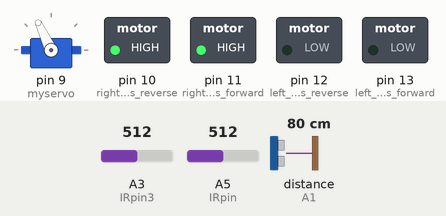
The sketch below on a simulated Arduino Uno, built with avr-gcc and run on an emulated ATmega328P. Parts: servo, switched loads named in the sketch (green lamp = pin HIGH). Dashed ring = blinking. The test bench sets the inputs (shaded band); at power-on: A3 (IRpin3) = 512, distance to the obstacle (sensor on A1) 80 cm, A5 (IRpin) = 512. The echo pulse lasts 58.3 µs per cm; what the sketch prints to the serial monitor is not drawn.

Above: at 3.9 s.
4.0 s: A3 (IRpin3) set to 546
At 5.0 s:
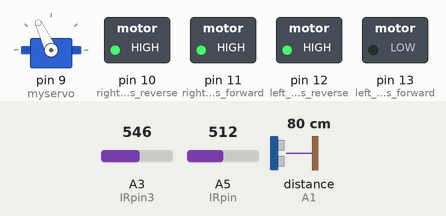
7.0 s: distance to the obstacle (sensor on A1) set to 47 cm
At 7.4 s:
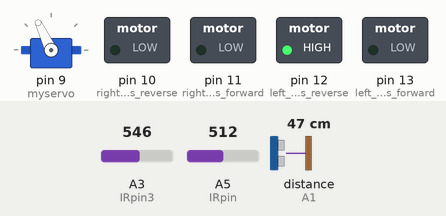
10.0 s: distance to the obstacle (sensor on A1) set to 41 cm
At 12.0 s:
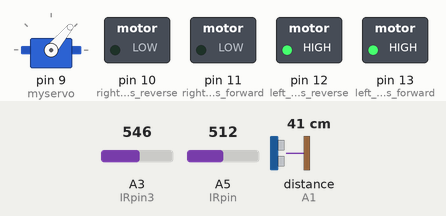
At 12.8 s:
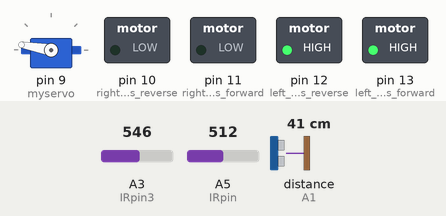
13.0 s: A5 (IRpin) set to 716
16.0 s: A5 (IRpin) set to 511
19.0 s: A5 (IRpin) set to 900
Timing chart, 0 to 23.0 s (numbered marks = the images above; inputs shaded):
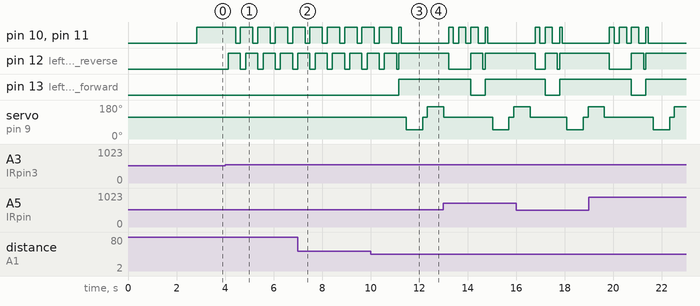

Measured:
- the behaviour switches between 530 and 531 on A3 (IRpin3) (found by bisection; images 0 and 1)
- the behaviour switches between 45 and 44 cm on distance to the obstacle (sensor on A1) (found by bisection; images 2 and 3)
- after the input at 4.0 s, pin 10 (right_motors_reverse), pin 11 (right_motors_forward): alternates HIGH for 0.52 s and LOW for 0.20 s, starting after 0.44 s; pin 12 (left_motors_reverse): alternates HIGH for 0.50 s and LOW for 0.22 s, starting after 0.14 s
- after the input at 10.0 s, pin 13 (left_motors_forward): LOW → HIGH after 1.2 s; servo on pin 9 (myservo): 115° → 50° after 1.5 s, → 115° 0.67 s later, → 170° 0.20 s later

The sketch:

4_weels_avoidance.ino
```cpp
  //ARDUINO OBSTACLE AVOIDING CAR//
// Before uploading the code you have to install the necessary library//
//AFMotor Library https://learn.adafruit.com/adafruit-motor-shield/library-install //
//NewPing Library https://github.com/livetronic/Arduino-NewPing//
//Servo Library https://github.com/arduino-libraries/Servo.git //
// To Install the libraries go to sketch >> Include Library >> Add .ZIP File >> Select the Downloaded ZIP files From the Above links //


#include <AFMotor.h>
#include <NewPing.h>
#include <Servo.h>


#define TRIG_PIN A0
#define ECHO_PIN A1
#define MAX_DISTANCE 200 // Sonar
#define MAX_SPEED 190 // sets speed of DC  motors
//#define MAX_SPEED_OFFSET 20

NewPing sonar(TRIG_PIN, ECHO_PIN, MAX_DISTANCE);// sonar


Servo myservo;

boolean goesForward=false;
int distance = 100;
int speedSet = 0;
///....................IR Section..........................
int IRpin  =  5;    //sets the IR sensor @pin 5
//defines the values
float IRvalue;
float IRdistance;

 int IRpin3  =  3;    //sets the IR sensor @pin 3
//defines the values
float IRvalue3;
float IRdistance3;

//.......................................................


void setup() {

 pinMode(13,OUTPUT);   //left motors forward
pinMode(12,OUTPUT);   //left motors reverse
pinMode(11,INPUT);   //right motors forward
pinMode(10,INPUT);   //right motors reverse
pinMode(9,OUTPUT);   //Led
Serial.begin(9600);

  myservo.attach(9);
  myservo.write(115);
  delay(2000);
  distance = readPing();
  delay(100);
  distance = readPing();
  delay(100);
  distance = readPing();
  delay(100);
  distance = readPing();
  delay(100);
  pinMode (IRpin,INPUT);
  pinMode (IRpin3,INPUT);
}

void loop() {


 int distanceR = 0;
 int IRdistance  =0;
 int IRdistance3 =0;
 int distanceL =  0;
 delay(40);

//IR section..............................

 IRvalue = analogRead(IRpin);  //sets the IRvalue to read the IRpin

  IRdistance = 2076/(IRvalue -11); //converts the distance to cm

  delay(100);  //delay of 100 milliseconds for every reading

IRvalue3 = analogRead(IRpin3);  //sets the IRvalue to read the IRpin

  IRdistance3 = 2076/(IRvalue3 -11); //converts the distance to cm

 //........................................................


 if (IRdistance<4)
 {
 shortAvoidRight();
 }

 if (IRdistance3<4)
 {
  shortAvoidLeft();
 }


 //Sonar Radar section.......    ...................................................

  if(distance<=45)
 {
  moveStop();
  delay(100);
  moveBackward();
  delay(100);
  moveStop();
  delay(200);
  distanceR = lookRight();
  delay(200);
  distanceL = lookLeft();
  delay(200);

  if(distanceR>=distanceL)
  {
    turnRight();
    delay (200);
    moveStop();

  // Serial.print ("Go Right");

  }else
  {
    turnLeft();
    delay (200);
    moveStop();
  }
 }else
 {
  moveForward();
 }
 distance = readPing();
}

int lookRight()
{
    myservo.write(50);
    delay(500);
    int distance = readPing();
    delay(100);
    myservo.write(115);
    return distance;
}

int lookLeft()
{
    myservo.write(170);
    delay(500);
    int distance = readPing();
    delay(100);
    myservo.write(115);
    return distance;
    delay(100);
}


// Next function returns the real distance in cm sonar measured ...............................................................

int readPing() {
  delay(70);
  int cm = sonar.ping_cm();
  if(cm==0)
  {
    cm = 250;
  }
  return cm;
}

//Muvement and avoidance functions................................................................................................

void moveStop() {
   analogWrite(10,0);
   analogWrite(11,0);
  }

void moveForward() {

 if(!goesForward)
  {
    goesForward=true;
  digitalWrite(13,LOW);// pin 13 si pin 12 in nivel logig inalt va actiona motoarele pentru mers inainte.
  digitalWrite(12,LOW);
  analogWrite(10,255);  // pinii 10 si 11 regleaza viteza motoarelor.Vor trimite semnal PWM de la 0 la 100 catre pinii EN A si EN B al lui L298.
  analogWrite(11,255);

  }
}

void moveBackward() {
    goesForward=false;
  digitalWrite(13,HIGH);
  digitalWrite(12,HIGH);
  analogWrite(10,255);
  analogWrite(11,255);


}

void turnRight() {
  digitalWrite(13,HIGH);
  digitalWrite(12,LOW);
  analogWrite(10,255);  // pinii 10 si 11 regleaza viteza motoarelor.Vor trimite semnal PWM de la 0 la 100 catre pinii EN A si EN B al lui L298.
  analogWrite(11,255);

}

void turnLeft() {
   digitalWrite(13,LOW);
  digitalWrite(12,HIGH);
  analogWrite(10,255);  // pinii 10 si 11 regleaza viteza motoarelor.Vor trimite semnal PWM de la 0 la 100 catre pinii EN A si EN B al lui L298.
  analogWrite(11,255);

}


void shortAvoidRight(){
   digitalWrite(13,HIGH);
  digitalWrite(12,LOW);
  analogWrite(10,255);  // pinii 10 si 11 regleaza viteza motoarelor.Vor trimite semnal PWM de la 0 la 100 catre pinii EN A si EN B al lui L298.
  analogWrite(11,255);
  Serial.print ("Short Turn Right ");
  delay(300);
   analogWrite(10,0); //stop motors
   analogWrite(11,0);
   delay(200);
  digitalWrite(13,LOW);// pin 13 si pin 12 in nivel logig inalt va actiona motoarele pentru mers inainte.
  digitalWrite(12,LOW);
  analogWrite(10,255);  // pinii 10 si 11 regleaza viteza motoarelor.Vor trimite semnal PWM de la 0 la 100 catre pinii EN A si EN B al lui L298.
  analogWrite(11,255);
}

void shortAvoidLeft(){
   digitalWrite(13,LOW);
  digitalWrite(12,HIGH);
  analogWrite(10,255);  // pinii 10 si 11 regleaza viteza motoarelor.Vor trimite semnal PWM de la 0 la 100 catre pinii EN A si EN B al lui L298.
  analogWrite(11,255);
  Serial.print (" Short Turn Left ");
   delay(300);
   analogWrite(10,0); //stop motors
   analogWrite(11,0);
   delay(200);
  digitalWrite(13,LOW);// pin 13 si pin 12 in nivel logig inalt va actiona motoarele pentru mers inainte.
  digitalWrite(12,LOW);
  analogWrite(10,255);  // pinii 10 si 11 regleaza viteza motoarelor.Vor trimite semnal PWM de la 0 la 100 catre pinii EN A si EN B al lui L298.
  analogWrite(11,255);
  Serial.print (" Go Forward  ");
}
```
